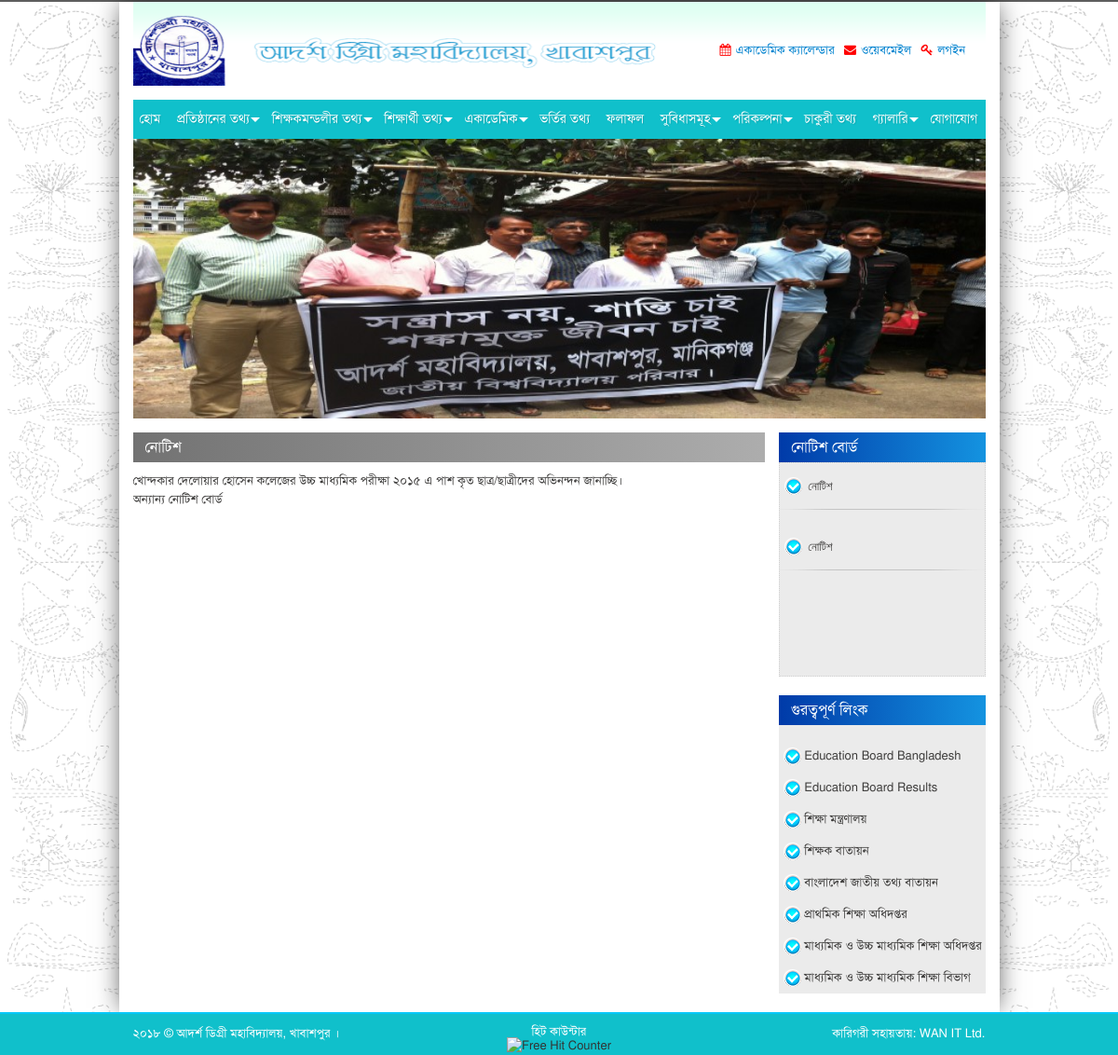
The app's page /page/notice/10 with its own data.
### tables this page shows
CREATE TABLE `tbl_contact` (
  `id` tinyint(1) NOT NULL COMMENT 'PK',
  `school_name` varchar(255) NOT NULL,
  `email` varchar(255) NOT NULL,
  `address` text NOT NULL,
  `google_map` text NOT NULL,
  `logo` varchar(255) NOT NULL
);

CREATE TABLE `tbl_documents` (
  `id` int(10) NOT NULL COMMENT 'PK',
  `slug` varchar(255) NOT NULL,
  `title` varchar(255) NOT NULL,
  `file_name` varchar(255) NOT NULL
);

CREATE TABLE `tbl_static_page` (
  `id` int(10) NOT NULL COMMENT 'PK',
  `slug` varchar(255) NOT NULL,
  `title` varchar(255) NOT NULL,
  `details` text NOT NULL,
  `file_name` varchar(255) NOT NULL
);

CREATE TABLE `tbl_banners` (
  `id` int(10) NOT NULL COMMENT 'PK',
  `page` varchar(255) NOT NULL,
  `file_name` varchar(255) NOT NULL
);

CREATE TABLE `tbl_notice` (
  `id` int(10) NOT NULL COMMENT 'PK',
  `published` datetime NOT NULL,
  `title` varchar(255) NOT NULL,
  `details` text NOT NULL,
  `file_name` varchar(255) NOT NULL
);

### application/controllers/Page.php (called while the page is built, shortened)
<?php if (!defined('BASEPATH')) 	exit('Hacking Attempt: Get out of the system ..!');
class Page extends CI_Controller {
	public function notice() {
		$this->load->view('header');
		$this->load->view('notice');
		$this->load->view('footer');
	}
}

### index.php (called while the page is built, shortened)
<?php
require_once BASEPATH.'core/CodeIgniter.php';

### application/models/Contact_model.php (called while the page is built, shortened)
<?php if (!defined('BASEPATH')) 	exit('Hacking Attempt : Get Out of the system ..!');
class Contact_model extends CI_Model {
	var $table = 'contact';
	public function index() {
		$query = $this->db->get_where($this->table);
		return $query->row();
	}
}

### application/models/Documents_model.php (called while the page is built, shortened)
<?php if (!defined('BASEPATH')) 	exit('Hacking Attempt : Get Out of the system ..!');
class Documents_model extends CI_Model {
	var $table = 'documents';
	public function document_list () {
		$this->db->select('*');
		$this->db->from($this->table);
		$this->db->order_by('id', 'ASC');
		return $this->db->get()->result();
	}
}

### application/models/Static_page_model.php (called while the page is built, shortened)
<?php if (!defined('BASEPATH')) 	exit('Hacking Attempt : Get Out of the system ..!');
class Static_page_model extends CI_Model {
	var $table = 'static_page';
	public function page_list () {
		$this->db->select('*');
		$this->db->from($this->table);
		$this->db->order_by('id', 'ASC');
		return $this->db->get()->result();
	}
}

### application/models/Banners_model.php (called while the page is built, shortened)
<?php if (!defined('BASEPATH')) 	exit('Hacking Attempt : Get Out of the system ..!');
class Banners_model extends CI_Model {
	var $table = 'banners';
	public function banner_by_page ($page=NULL) {
		$this->db->select('*');
		$this->db->from($this->table);
		$this->db->where('page', $page);
		$this->db->order_by('id', 'RANDOM');
		$this->db->limit(1);
		return $this->db->get()->row();
	}
}

### application/models/Notice_model.php (called while the page is built, shortened)
<?php if (!defined('BASEPATH')) 	exit('Hacking Attempt : Get Out of the system ..!');
class Notice_model extends CI_Model {
	var $table = 'notice';
	public function notice_list () {
		$this->db->select('*');
		$this->db->from($this->table);
		$this->db->order_by('id', 'DESC');
		return $this->db->get()->result();
	}
	public function details($id) {
		$query = $this->db->get_where($this->table, array('id' => $id));
		return $query->result();
	}
}

### application/helpers/oyo_helper.php (called while the page is built, shortened)
<?php if (!defined('BASEPATH')) 	exit('Hacking Attempt: Get out of the system ..!');
function eng_to_bng($val) {
	$eng = array('0', '1', '2', '3', '4', '5', '6', '7', '8', '9');
	$bng = array('০', '১', '২', '৩', '৪', '৫', '৬', '৭', '৮', '৯');
	return str_ireplace($eng, $bng, $val);
}

### application/views/notice.php (the view, shortened to what this page needs)
		<div class="col-lg-12 col-md-12 col-sm-12 col-xs-12">
			<div id="main-page">
				<div class="row">
					<div class="col-lg-9 col-md-9 col-sm-9 col-xs-12">
						<div class="main-section-leftside">
							<div class="row">
								<div class="col-lg-12 col-md-12 col-sm-12 col-xs-12">
									<div class="inner-page">
										<div class="content">
											<?php
												foreach ($this->notice_model->details($this->uri->segment(3)) as $row) {
													echo "<h3 class='head_black'>".$row->title."</h3>";
													echo "<p class='paragraph'>".nl2br($row->details)."</p>";
												}
											?>
										</div>
									</div>
								</div>
							</div>
						</div>
					</div>
					<div class="col-lg-3 col-md-3 col-sm-3 col-xs-12 right-section-padding">
						<?php $this->load->view('sidebar');?>
					</div>
				</div>
			</div>
		</div>
	</div>
</div>
</div>

### application/views/header.php (shortened to what this page needs)
<?php
	$contact = $this->contact_model->index();
	$documents = $this->documents_model->document_list();
	$page_list = $this->static_page_model->page_list();
?>
<!DOCTYPE html>
<html lang="en">
<head>
	<link rel="stylesheet" type="text/css" href="<?php echo base_url().'assets/site/';?>css/bootstrap.min.css">
	<link rel="stylesheet" type="text/css" href="<?php echo base_url().'assets/site/';?>css/bootstrap-theme.min.css" />
	<link rel="stylesheet" type="text/css" href="<?php echo base_url().'assets/site/';?>css/fonts.css" />
	<link rel="stylesheet" type="text/css" href="<?php echo base_url().'assets/site/';?>css/client.css">
	<link rel="stylesheet" type="text/css" href="<?php echo base_url().'assets/site/';?>css/font-awesome.min.css">
	<link rel="stylesheet" type="text/css" href="<?php echo base_url().'assets/site/';?>css/addvertise_scroll.css" />
	<link rel="stylesheet" type="text/css" href="<?php echo base_url().'assets/site/';?>css/vticker.css" />
	<link rel="stylesheet" type="text/css" href="<?php echo base_url().'assets/site/';?>css/menu.css" />
	<link rel="stylesheet" href="https://cdnjs.cloudflare.com/ajax/libs/fancybox/2.1.5/jquery.fancybox.min.css" media="screen">
	<link rel="stylesheet" type="text/css" href="<?php echo base_url().'assets/site/';?>css/styles.css" />
</head>
<body>
<div class="container">
	<div class="row">
		<div id="body_wrapper">
			<div class="col-lg-12 col-md-12 col-sm-12 col-xs-12">
				<div id="header">
					<div class="header_inner">
						<div class="row">
							<div class="col-lg-8 col-md-8 col-sm-8 col-xs-12">
								<div class="logo">
									<a href="<?php echo base_url();?>"><img src="<?php echo base_url().'assets/filemanager/'.$contact->logo;?>"class="img-responsive" alt="<?php echo $contact->school_name;?>"> </a>
								</div>
							</div>
							<div class="col-lg-4 col-md-4 col-sm-4 col-xs-12">
								<div class="header-right">
									<ul>
										<li>
											<div class="calender">
												<?php foreach ($documents as $row) { if (in_array($row->id, array(1))) { ?>
													<a href="<?php echo base_url().'assets/filemanager/documents/'.$row->file_name;?>" target="_blank"><span><i class="fa fa-calendar" aria-hidden="true"></i></span><?php echo $row->title;?></a>
												<?php } } ?>
											</div>
										</li>
										<li>
											<div class="calender">
												<a href="<?php echo base_url().'webmail';?>" target="_blank"><span><i class="fa fa-envelope" aria-hidden="true"></i></span>ওয়েবমেইল</a>
											</div>
										</li>
										<li>
											<div class="calender">
												<a href="<?php echo base_url().'admin-panel';?>" target="_blank"><span><i class="fa fa-key" aria-hidden="true"></i></span>লগইন</a>
											</div>
										</li>
									</ul>
								</div>
							</div>
						</div>
					</div>
				</div>
			</div>
			<div class="col-lg-12 col-md-12 col-sm-12 col-xs-12">
				<div class="navigation">
					<div id='cssmenu'>
						<ul>
							<li><a href='<?php echo base_url();?>'><span>হোম</span></a></li>
							<li class='active has-sub'><a href='#'><span>  প্রতিষ্ঠানের তথ্য </span></a>
							</li>
							<li class='active has-sub'><a href='#'><span>  শিক্ষকমন্ডলীর তথ্য  </span></a>
							</li>
							<li class='active has-sub'><a href='#'><span>  শিক্ষার্থী তথ্য  </span></a>
							</li>
							<li class='active has-sub'><a href='#'><span>  একাডেমিক </span></a>
							</li>
							<?php foreach ($page_list as $row) { if (in_array($row->id, array(5))) { ?>
								<li><a href="<?php echo base_url()."page/single/".$row->slug;?>"><span><?php echo $row->title;?></span></a></li>
							<?php } } ?>
							<li><a href="<?php echo base_url().'page/content/results';?>"><span>ফলাফল </span></a></li>
							<li class='active has-sub'><a href='#'><span> সুবিধাসমূহ  </span></a>
							</li>
							<li class='active has-sub'><a href='#'><span> পরিকল্পনা  </span></a>
							</li>
							<?php foreach ($page_list as $row) { if (in_array($row->id, array(9))) { ?>
								<li><a href="<?php echo base_url()."page/single/".$row->slug;?>"><span><?php echo $row->title;?></span></a></li>
							<?php } } ?>
							<li class='active has-sub'><a href='#'><span> গ্যালারি </span></a>
							</li>
							<li class='last'><a href="<?php echo base_url().'page/content/contact';?>"><span>  যোগাযোগ </span></a></li>
						</ul>
					</div>
				</div>
			</div>
			<?php if($this->uri->segment(1)!=NULL) { ?>
				<div class="col-lg-12 col-md-12 col-sm-12 col-xs-12">
					<div id="banner_inner">
						<?php $banner = $this->banners_model->banner_by_page('অন্যান্য পেইজ'); ?>
						<img style="height:300px;width:100%" src="<?php echo base_url().'assets/filemanager/banners/'.$banner->file_name;?>" class="img-responsive" alt="Slider">
					</div>
				</div>
			<?php } ?>

### application/views/sidebar.php
<div class="main-section-rightside">
	<div class="notice-box">
		<h2 class="title-box">নোটিশ বোর্ড</h2>
		<div class="news_box">
			<div class="scroll-text" id="demo2">
				<ul>
					<?php foreach ($this->notice_model->notice_list() as $row) { ?>
						<li>
							<a href="<?php echo base_url().'page/notice/'.$row->id;?>">
								<div class="news_box_inner">
									<p class="news_box_p"><?php echo $row->title; ?></p>
								</div>
							</a>
						</li>
					<?php } ?>
				</ul>
			</div>
		</div>
	</div>
	<div class="notice-box">
		<h2 class="title-box">গুরত্বপূর্ণ লিংক</h2>
		<div class="drop-box">
			<div class="p_rgt_txt">
				<ul>
					<li><a target="_blank" href="http://www.educationboard.gov.bd/">Education Board Bangladesh</a></li>
					<li><a target="_blank" href="http://www.educationboardresults.gov.bd/">Education Board Results</a></li>
					<li><a target="_blank" href="http://www.moedu.gov.bd/">শিক্ষা মন্ত্রণালয়</a></li>
					<li><a target="_blank" href="https://www.teachers.gov.bd/"> শিক্ষক বাতায়ন</a></li>
					<li><a target="_blank" href="http://bangladesh.gov.bd/">বাংলাদেশ জাতীয় তথ্য বাতায়ন</a></li>
					<li><a target="_blank" href="http://www.dpe.gov.bd/">প্রাথমিক শিক্ষা অধিদপ্তর</a></li>
					<li><a target="_blank" href="http://www.dshe.gov.bd/"> মাধ্যমিক ও উচ্চ মাধ্যমিক শিক্ষা অধিদপ্তর</a></li>
					<li><a target="_blank" href="http://www.shed.gov.bd/"> মাধ্যমিক ও উচ্চ মাধ্যমিক শিক্ষা বিভাগ</a></li>
				</ul>
			</div>
		</div>
	</div>
</div>

### application/views/footer.php (shortened to what this page needs)
<?php $contact = $this->contact_model->index(); ?>
<div id="footer">
	<div class="container">
		<div class="row">
			<div class="col-lg-4 col-md-4 col-sm-4 col-xs-12">
				<div class="copy_right">
					<p class="copy_right_p">  <?php echo eng_to_bng(date('Y')). " &copy; ". $contact->school_name; ?>।</p>
				</div>
			</div>
			<div class="col-lg-4 col-md-4 col-sm-4 col-xs-12">
				<div class="hit_counter">
					<p class="paragraph_hit">হিট কাউন্টার</p>
					<div align="center" style="margin-top:-2px;">
						<img border="0" alt="Free Hit Counter" src="http://www.hit-counts.com/counter.php?t=MTM1ODUyOQ==">
					</div>
				</div>
			</div>
			<div class="col-lg-4 col-md-4 col-sm-4 col-xs-12">
				<div class="developed" style="float: right; width:100%;">
					<p class="copy_right_p"  style="float: right">কারিগরী সহায়তায়:<a href="http://wanitltd.com" target="_blank" > WAN IT Ltd.</a> </p>
				</div>
			</div>
		</div>
	</div>
</div>
</body>
</html>

### assets/site/css/addvertise_scroll.css (style rules this page uses)
.scroll-text { height: 545px; overflow: hidden; margin: 0 auto; border: 1px dotted #cfcfcf; padding: 0px; }
.scroll-text ul { width: 100%; margin: 0; padding:0; }
.scroll-text ul li { list-style:none; height:auto; padding-bottom:15px; }
.scroll-text ul li a { font-size:14px; font-family:Verdana, Geneva, sans-serif; color:#000; text-decoration:none; }

### assets/site/css/menu.css (style rules this page uses)
#cssmenu { position: relative; height: auto; width: auto; font-family: 'SolaimanLipiNormal'; }
#cssmenu ul { list-style: none; padding: 0; margin: 0; line-height: 1; }
#cssmenu > ul { position: relative; display: block; width: 100%; z-index: 500; }
#cssmenu:after, #cssmenu > ul:after { content: "."; display: block; clear: both; visibility: hidden; line-height: 0; height: 0; }
#cssmenu > ul > li { display: inline-block; position: relative; margin: 0; padding: 0; }
#cssmenu ul li a { display: block; font-family: 'SolaimanLipiNormal'; text-decoration: none; }
#cssmenu > ul > li > a { color: #fff; font-family: 'SolaimanLipiNormal'; font-size: 14px; font-weight: 500; padding: 14px 7px; font-weight: 500; text-transform: capitalize; transition: color 0.25s ease-out 0s; text-shadow: 1px 1px 1px rgba(0, 0, 0, 0.12); }
#cssmenu > ul > li.has-sub > a { padding-right: 13px; }
#cssmenu li.has-sub::after { display: block; content: ""; position: absolute; width: 0; height: 0; }
#cssmenu > ul > li.has-sub::after { right: 2px; top: 19px; border: 5px solid transparent; border-top-color: #fff; }

### records on screen
tbl_contact: logo (picture), school_name "আদর্শ ডিগ্রী মহাবিদ্যালয়, খাবাশপুর"
tbl_documents: title "একাডেমিক ক্যালেন্ডার"
tbl_static_page: title "ভর্তির তথ্য"
tbl_static_page: title "চাকুরী তথ্য"
tbl_banners: file_name (picture)
tbl_notice: title "নোটিশ", details "খোন্দকার দেলোয়ার হোসেন কলেজের উচ্চ মাধ্যমিক পরীক্ষা ২০১৫ এ পাশ কৃত ছাত্র/ছাত্রীদের অভিনন্দন জানাচ্ছি। অন্যান্য নোটিশ বোর্ড"
tbl_notice: title "নোটিশ"
